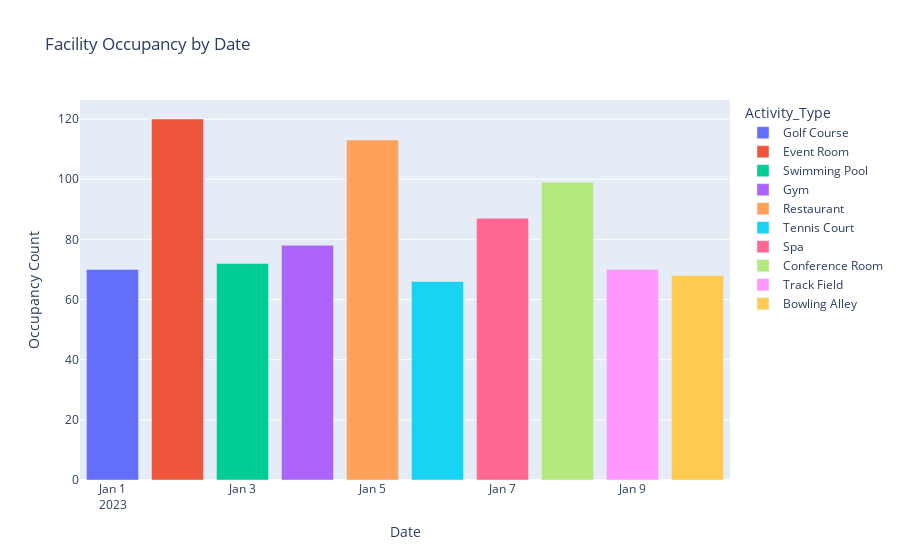

Write notebook code for a chart like this one.
### Code cell
fig = px.bar(occupancy_df, x='Date', y='Occupancy_Count', color='Activity_Type',
             title='Facility Occupancy by Date')
fig.update_layout(xaxis_title='Date', yaxis_title='Occupancy Count')
fig.show()

pio.write_html(fig, 'facility_occupancy.html')

### Figure 1 — Plotly figure (JSON) as saved in the notebook; plotly's stock layout.template omitted (floating-point values rounded to 4 significant figures)
{"data": [{"alignmentgroup": "True", "hovertemplate": "Activity_Type=Golf Course<br>Date=%{x}<br>Occupancy_Count=%{y}<extra></extra>", "legendgroup": "Golf Course", "marker": {"color": "#636efa", "pattern": {"shape": ""}}, "name": "Golf Course", "offsetgroup": "Golf Course", "orientation": "v", "showlegend": true, "textposition": "auto", "type": "bar", "x": ["2023-01-01"], "xaxis": "x", "y": [70], "yaxis": "y"}, {"alignmentgroup": "True", "hovertemplate": "Activity_Type=Event Room<br>Date=%{x}<br>Occupancy_Count=%{y}<extra></extra>", "legendgroup": "Event Room", "marker": {"color": "#EF553B", "pattern": {"shape": ""}}, "name": "Event Room", "offsetgroup": "Event Room", "orientation": "v", "showlegend": true, "textposition": "auto", "type": "bar", "x": ["2023-01-02"], "xaxis": "x", "y": [120], "yaxis": "y"}, {"alignmentgroup": "True", "hovertemplate": "Activity_Type=Swimming Pool<br>Date=%{x}<br>Occupancy_Count=%{y}<extra></extra>", "legendgroup": "Swimming Pool", "marker": {"color": "#00cc96", "pattern": {"shape": ""}}, "name": "Swimming Pool", "offsetgroup": "Swimming Pool", "orientation": "v", "showlegend": true, "textposition": "auto", "type": "bar", "x": ["2023-01-03"], "xaxis": "x", "y": [72], "yaxis": "y"}, {"alignmentgroup": "True", "hovertemplate": "Activity_Type=Gym<br>Date=%{x}<br>Occupancy_Count=%{y}<extra></extra>", "legendgroup": "Gym", "marker": {"color": "#ab63fa", "pattern": {"shape": ""}}, "name": "Gym", "offsetgroup": "Gym", "orientation": "v", "showlegend": true, "textposition": "auto", "type": "bar", "x": ["2023-01-04"], "xaxis": "x", "y": [78], "yaxis": "y"}, {"alignmentgroup": "True", "hovertemplate": "Activity_Type=Restaurant<br>Date=%{x}<br>Occupancy_Count=%{y}<extra></extra>", "legendgroup": "Restaurant", "marker": {"color": "#FFA15A", "pattern": {"shape": ""}}, "name": "Restaurant", "offsetgroup": "Restaurant", "orientation": "v", "showlegend": true, "textposition": "auto", "type": "bar", "x": ["2023-01-05"], "xaxis": "x", "y": [113], "yaxis": "y"}, {"alignmentgroup": "True", "hovertemplate": "Activity_Type=Tennis Court<br>Date=%{x}<br>Occupancy_Count=%{y}<extra></extra>", "legendgroup": "Tennis Court", "marker": {"color": "#19d3f3", "pattern": {"shape": ""}}, "name": "Tennis Court", "offsetgroup": "Tennis Court", "orientation": "v", "showlegend": true, "textposition": "auto", "type": "bar", "x": ["2023-01-06"], "xaxis": "x", "y": [66], "yaxis": "y"}, {"alignmentgroup": "True", "hovertemplate": "Activity_Type=Spa<br>Date=%{x}<br>Occupancy_Count=%{y}<extra></extra>", "legendgroup": "Spa", "marker": {"color": "#FF6692", "pattern": {"shape": ""}}, "name": "Spa", "offsetgroup": "Spa", "orientation": "v", "showlegend": true, "textposition": "auto", "type": "bar", "x": ["2023-01-07"], "xaxis": "x", "y": [87], "yaxis": "y"}, {"alignmentgroup": "True", "hovertemplate": "Activity_Type=Conference Room<br>Date=%{x}<br>Occupancy_Count=%{y}<extra></extra>", "legendgroup": "Conference Room", "marker": {"color": "#B6E880", "pattern": {"shape": ""}}, "name": "Conference Room", "offsetgroup": "Conference Room", "orientation": "v", "showlegend": true, "textposition": "auto", "type": "bar", "x": ["2023-01-08"], "xaxis": "x", "y": [99], "yaxis": "y"}, {"alignmentgroup": "True", "hovertemplate": "Activity_Type=Track Field<br>Date=%{x}<br>Occupancy_Count=%{y}<extra></extra>", "legendgroup": "Track Field", "marker": {"color": "#FF97FF", "pattern": {"shape": ""}}, "name": "Track Field", "offsetgroup": "Track Field", "orientation": "v", "showlegend": true, "textposition": "auto", "type": "bar", "x": ["2023-01-09"], "xaxis": "x", "y": [70], "yaxis": "y"}, {"alignmentgroup": "True", "hovertemplate": "Activity_Type=Bowling Alley<br>Date=%{x}<br>Occupancy_Count=%{y}<extra></extra>", "legendgroup": "Bowling Alley", "marker": {"color": "#FECB52", "pattern": {"shape": ""}}, "name": "Bowling Alley", "offsetgroup": "Bowling Alley", "orientation": "v", "showlegend": true, "textposition": "auto", "type": "bar", "x": ["2023-01-10"], "xaxis": "x", "y": [68], "yaxis": "y"}], "layout": {"barmode": "relative", "legend": {"title": {"text": "Activity_Type"}, "tracegroupgap": 0}, "title": {"text": "Facility Occupancy by Date"}, "xaxis": {"anchor": "y", "domain": [0, 1], "title": {"text": "Date"}}, "yaxis": {"anchor": "x", "domain": [0, 1], "title": {"text": "Occupancy Count"}}}}
